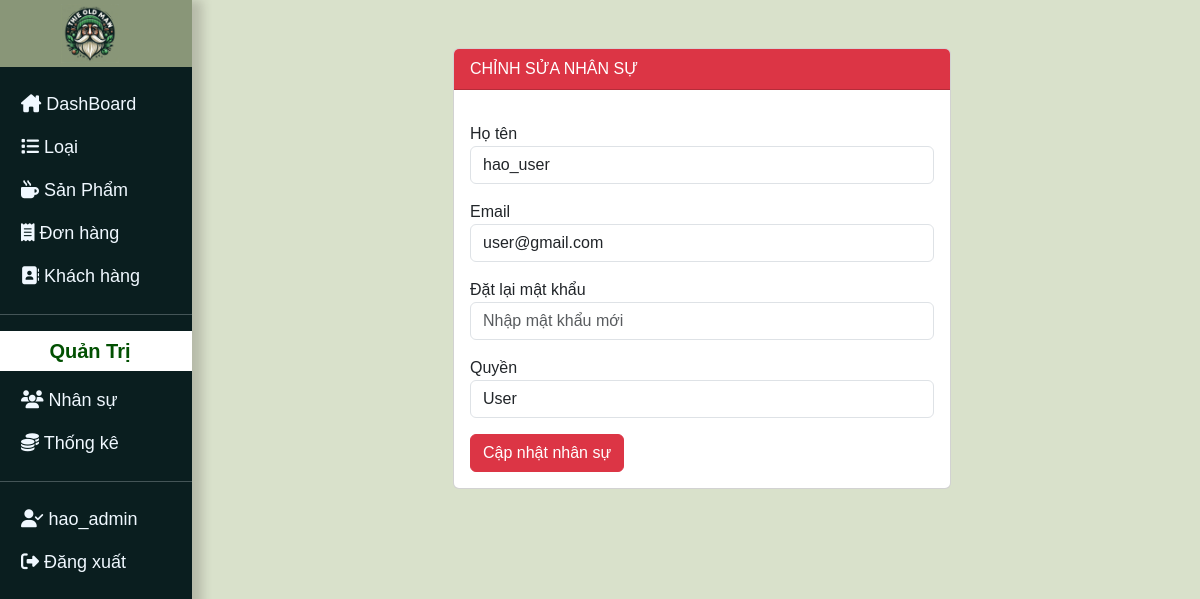
The page /user_page.php?nhansu=sua&id=4 (signed in) on the database its author committed.
### tables this page shows
CREATE TABLE `accounts` (
  `account_id` int NOT NULL AUTO_INCREMENT,
  `full_name` varchar(255) NOT NULL,
  `email` varchar(255) NOT NULL,
  `password` varchar(255) NOT NULL,
  `type` varchar(10) NOT NULL,
  PRIMARY KEY (`account_id`)
);

### src/models/sua_nhansu.php (the view, shortened to what this page needs)
<?php
if(isset($_GET['id'])){
    $account_id = $_GET['id'];
    $sql = "select * from accounts where account_id = $account_id";
    $result = mysqli_query($conn, $sql);
    $row = mysqli_fetch_array($result);
}
?>
<div class="mt-5">
        <div class="row justify-content-center">
            <div class="col-md-6">
                <div class="card">
                    <div class="card-header bg-danger text-white">
                        CHỈNH SỬA NHÂN SỰ
                    </div>
                    <div class="card-body">
                        <form action="user_page.php" method="POST">
                            <div class="form-group mt-3">
                                <label for="full_name">Họ tên</label>
                                <input type="text" class="form-control" id="full_name" name="full_name" value="<?php echo $row['full_name']; ?>" required>
                            </div>
                            <div class="form-group mt-3">
                                <label for="email">Email</label>
                                <input type="email" class="form-control" id="email" name="email" value="<?php echo $row['email']; ?>" required>
                            </div>
                            <div class="form-group mt-3">
                                <label for="password">Đặt lại mật khẩu</label>
                                <input type="text" class="form-control" id="password" name="password" value="" placeholder="Nhập mật khẩu mới" required>
                            </div>
                            <div class="form-group mt-3">
                                <label for="type">Quyền</label>
                                <select class="form-control" id="type" name="type">
                                    <option value="user" <?php if ($row['type'] == 'user') echo 'selected'; ?>>User</option>
                                </select>
                            </div>
                            <button type="submit" class="btn mt-3 btn-danger">Cập nhật nhân sự</button>
                        </form>
                    </div>
                </div>
            </div>
        </div>
    </div>

### src/views/header.php (shortened to what this page needs)
<!DOCTYPE html>
<html lang="en">
<head>
    <link href="https://cdn.jsdelivr.net/npm/bootstrap@5.3.3/dist/css/bootstrap.min.css" rel="stylesheet" />
    <link rel="stylesheet" href="https://cdnjs.cloudflare.com/ajax/libs/font-awesome/6.5.1/css/all.min.css" />
    <link rel="stylesheet" href="css/style.css" />
</head>
<body class="row">
    <div class="nav-side col-2 p-0 sticky-top">
        <div class="logo p-1 justify-content-center text-center">
            <a href="user_page.php?dashboard"> <img width="30%" src="/img/logo.jfif" alt="Logo"></a>
        </div>
        <div class="navs pt-3">
            <div class="container-fluid">
                <a class="text-truncate" href="/user_page.php?dashboard"><i class="fa-solid fa-house-chimney"></i> DashBoard</a>
            </div>
            <div class="container-fluid">
                <a class="text-truncate" href="/user_page.php?loai"><i class="fa-solid fa-list"></i> Loại</a>
            </div>
            <div class="container-fluid">
                <a class="text-truncate" href="/user_page.php?sanpham"><i class="fa-solid fa-mug-hot"></i> Sản Phẩm</a>
            </div>
            <div class="container-fluid">
                <a class="text-truncate" href="/user_page.php?donhang"><i class="fa-solid fa-receipt"></i> Đơn hàng</a>
            </div>
            <div class="container-fluid">
                <a class="text-truncate" href="/user_page.php?khachhang"><i class="fa-solid fa-address-book"></i> Khách hàng</a>
            </div>
        </div>
        <?php
        if (isset($_SESSION['admin_id'])) :
        ?>
            <hr>
            <div class="container-fluid admin-head">
                <h5 class="text-center py-2 fw-bold">Quản Trị</h5>
            </div>
            <div class="navs text-center p-0">
                <div class="container-fluid">
                    <a class="text-truncate" href="/user_page.php?nhansu"><i class="fa-solid fa-users"></i> Nhân sự</a>
                </div>
                <div class="container-fluid">
                    <a class="text-truncate" href="/user_page.php?thongke"><i class="fa-solid fa-coins"></i> Thống kê</a>
                </div>
            </div>
        <?php endif; ?>
        <div class="navs text-center p-0">
            <hr class="mt-3">
            <div class="container-fluid">
                <a class="text-truncate"><i class="fa-solid fa-user-check"></i> <?= $user_name ?? '' ?></a>
            </div>
            <div class="    container-fluid logout-btn">
                <a class="text-truncate" href="/logout.php"><i class="fa-solid fa-right-from-bracket"></i> Đăng xuất</a>
            </div>
        </div>
    </div>
    <div class="main col-10 p-0">

### css/style.css (style rules this page uses)
html, body { height: 100%; margin: 0; padding: 0; background-color: #d9e1cb; }
a { text-decoration: none; }
.nav-side { color: aliceblue; background-color: #0a1e1f; box-shadow: 10px 0px 10px 0px rgba(45, 33, 33, 0.2); min-height: 100%; }
.logo { background-color: #899678; }
.navs a { display: block; text-align: left; color: aliceblue; transition: background-color 0.3s ease-in-out; padding: 8px 0px 8px 33px; font-size: large; }
.navs div { padding: 0px; }
.admin-head { color: rgb(2, 80, 2); background: #fff; }
* { font-family: "Poppins", sans-serif; margin: 0; padding: 0; box-sizing: border-box; outline: none; border: none; text-decoration: none; }

### rows shown on the page
accounts: full_name "hao_admin"
accounts: full_name "hao_user", email "user@gmail.com", type "User"
